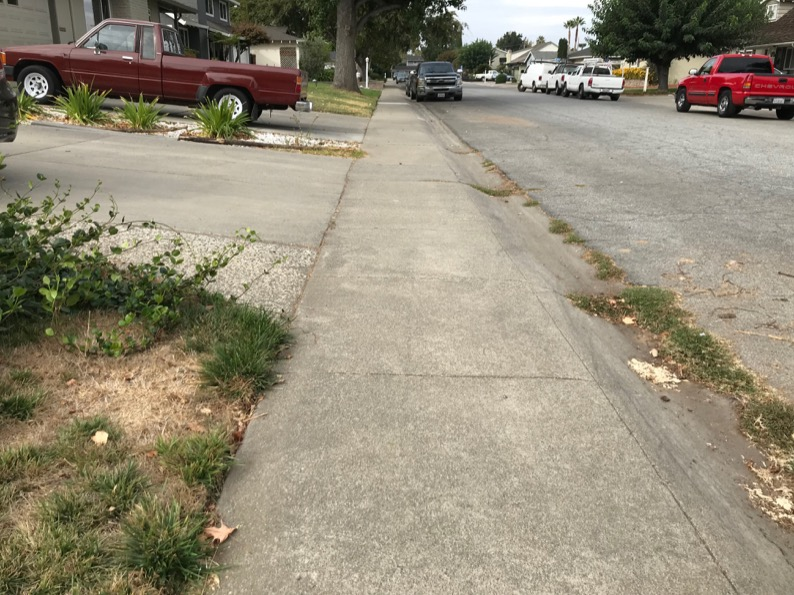
#> input picture python/Sidewalk/IMG_7551.JPG, 794 x 595 px; its folder holds only this picture in this run
$ python Scratch.py
#> lines starting #> are read from the running program, lines starting #| are printed output that depends on the picture; after the words box and inside, x2 and y2 are one past the last pixel; in counts of white or black regions, pixels touching at a corner belong together

# coding: utf-8

# In[1]:


import glob
import sys
from scipy import ndimage
from PIL import Image
import os, os.path
import numpy as np
import cv2
import math

import matplotlib.pyplot as plt


# In[2]:


# Import images
image_list = []
image_data = []
for filename in glob.glob('Sidewalk/*.JPG'):
    im=Image.open(filename)
#> im is the input picture: PIL image 794x595 RGB; mean R, G, B 147.7, 139.7, 120
    imcv=cv2.imread(filename)
    image_list.append(imcv)
    image_data.append(list(im.getdata()));


# In[3]:


# color regions
HSV_data = []
for image in image_list:
    HSV = cv2.cvtColor(image, cv2.COLOR_RGB2HSV)
    HSV_data.append(HSV)
#> this loop made 1 pass
#> after the loop, HSV_data = 1 item
#     HLS = cv2.cvtColor(image, cv2.COLOR_RGB2HLS)
#     GRAY = cv2.cvtColor(image, cv2.COLOR_BGR2GRAY)
#     cv2.imshow("Images", np.hstack([HSV, HLS]))
#     cv2.imshow("Original", image)
#     cv2.waitKey(0)


# HSV would be helpful for distinguishing between the road, sidewalk, and other areas, so we'll continue with that when it comes to making a mask.
#
# Let's continue by blurring the image to see if that helps define the lines between the road and sidewalk. Almost seems counterintuitive.

# In[4]:


median_data = []

for image in image_list:
    BLUR = cv2.GaussianBlur(image, (3, 3), 0)
    MEDIAN = cv2.medianBlur(image,5)
    MEDIAN = cv2.medianBlur(MEDIAN,5)
    median_data.append(MEDIAN)
#> this loop made 1 pass
#> pass 1, `MEDIAN = cv2.medianBlur(MEDIAN,5)`:
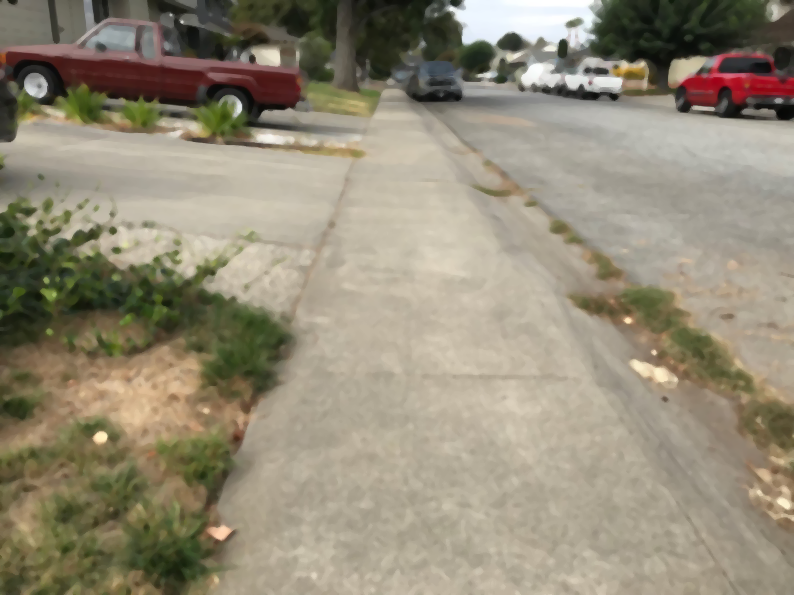
#> MEDIAN: shape (595, 794, 3); mean B, G, R 119.7, 139.4, 147.4
#> after the loop, median_data = 1 item
#     cv2.imshow("Blurred", BLUR)
#     cv2.imshow("Median", MEDIAN)
#     cv2.waitKey(0)


# Blurring the image seems to do the trick. It keeps the colors the same while reducing noise. This lets us eliminate the moss on the sidewalk and keeps the lines remain well defined.
#
# One possible problem would be a clean sidewalk with the sun directly overhead. This would result in the sidewalk lines dissapearing. The road-sidewalk distinction would remain the same.
#
# At this point we've got our data. Let's try gray scale on this to see what happens.

# In[5]:


# for image in median_data:
#     GRAY = cv2.cvtColor(image, cv2.COLOR_BGR2GRAY)
#     cv2.imshow("GRAY", GRAY)
#     cv2.waitKey(0)


# Not much unfortunately. At this point, let's try eliminating all non gray colors.
#
# First begin by defining the range of colors.

# In[6]:


# [6 lines left out: function select_sidewalk, not called in this run]

def select_sidewalk_dynamically(image):
    # Get ROI:
    height, width, channels = image.shape
    ROI = [height-100, height, round((width/2)-80), round((width/2)+80)]
    im1 = image[ROI[0]:ROI[1], ROI[2]:ROI[3]]
    # Determine color range
    lower = np.array([im1[:,:,0].min(), im1[:,:,1].min(), im1[:,:,2].min()])
    upper = np.array([im1[:,:,0].max(), im1[:,:,1].max(), im1[:,:,2].max()])
    # sidewalk color mask using HSV scale
    mask = cv2.inRange(image, lower, upper)
    mask2 = cv2.inRange(image, lower, upper)
    return cv2.bitwise_and(image, image, mask = mask)


# ... and test it out on a single image.

# In[7]:


# mask_test = select_sidewalk(HSV_data[0])
# cv2.imshow("MASK", mask_test)
# cv2.imshow("HSV", HSV_data[0])
# cv2.imshow("Original", image_list[0])
# cv2.waitKey(0)


# It appears to work! But there are some gaps where the sidewalk is dirty, or it's too far and increases in saturation (warmth at vanishing points something something).
#
# So let's go ahead and use the blurred image, change the color space, and apply the filter.

# In[8]:


masked_images = []

# [39 lines of commented-out code are left out]


for image in median_data:
    mask_test = select_sidewalk_dynamically(cv2.cvtColor(image, cv2.COLOR_RGB2HSV))
    masked_images.append(mask_test)
#> this loop made 1 pass
#> (height in select_sidewalk_dynamically, width in select_sidewalk_dynamically, channels in select_sidewalk_dynamically, ROI in select_sidewalk_dynamically, lower in select_sidewalk_dynamically, upper in select_sidewalk_dynamically) on pass 1: (595, 794, 3, [495, 595, 317, 477], [96, 34, 159], [103, 50, 206])
#> pass 1, in select_sidewalk_dynamically, `mask = cv2.inRange(image, lower, upper)`:
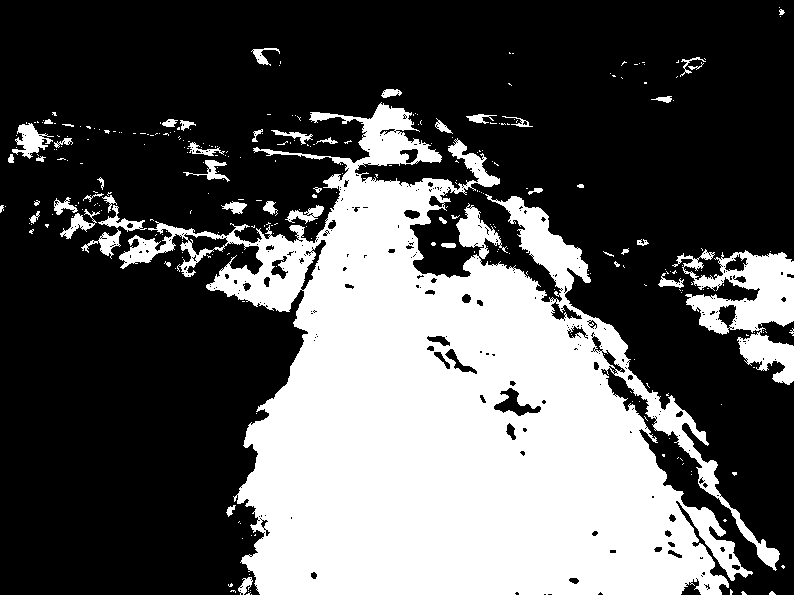
#> mask: shape (595, 794); 34.2% white; 302 white regions (254 under 20 px), largest, box (x1, y1, x2, y2) and area: (119, 102, 780, 595) 148104, (672, 249, 794, 385) 7241, (12, 123, 54, 159) 678
#> pass 1, `mask_test = select_sidewalk_dynamically(cv2.cvtColor(image, cv2.COLOR_..`:
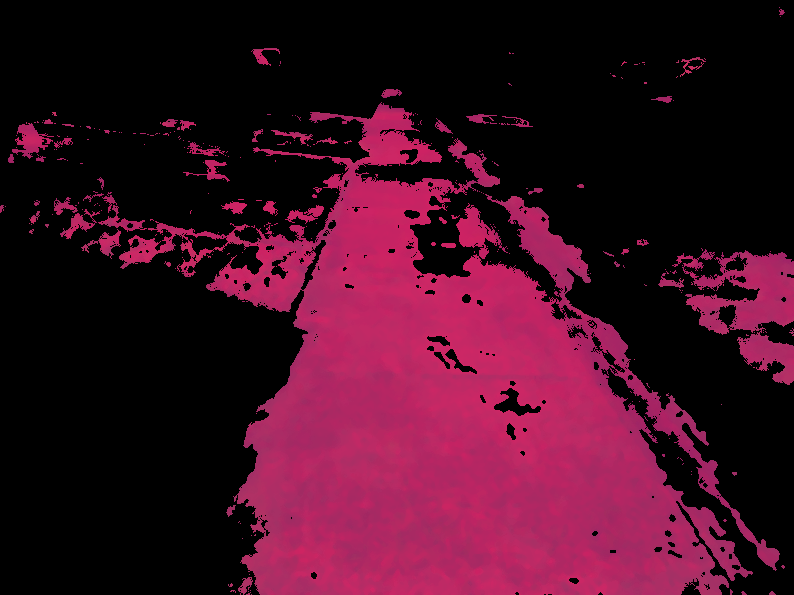
#> mask_test: shape (595, 794, 3); mean B, G, R 34.2, 13.6, 62.4
#> after the loop, masked_images = 1 item
#     cv2.imshow("MASK", mask_test)
#     cv2.imshow("Blurred", image)
#     cv2.waitKey(0)


# Definitely an improvement, but there are some issues...
#
# 1. If there's some debris in the ROI, it's anyones guess what's going to be selected.
#     1. Debris can be grass, leaves, anything.
# 2. If the ROI is not directly on the sidewalk something else is going to be selected.
#     1. An example of this would be a curve, or a tree planted on the sidewalk.
#     2. In such a scenario a larger color range is allowed.
#
# Solutions are needed for each issue.
#
# 1. Use statistics to eliminate the debris. A leaf or debris will show up as an outlier in the image dataset, and can be eliminated. Currently, only min/max is being used. That's a rudimentary algorithm at best.
# 2. Use legacy data, or train the robot to only search for specific colors.
#     1. We don't want to travel on dirt, so don't look for brown.
#     2. Same for grass.
#     3. Possibly make the algorithm more robust by allowing specific colors for initial detection, then extend once a possible path has been found.
#
# For now, let's try to apply edge detection.

# In[12]:


def color_fill(im_in):
    # Threshold.
    # Set values equal to or above 220 to 0.
    # Set values below 220 to 255.
    th, im_th = cv2.threshold(im_in, 0, 255, cv2.THRESH_BINARY);

    # Copy the thresholded image.
    im_floodfill = im_th.copy()

    # Mask used to flood filling.
    # Notice the size needs to be 2 pixels than the image.
    h, w = im_th.shape[:2]
    mask = np.zeros((h+2, w+2), np.uint8)

    # Floodfill from point (0, 0)
    cv2.floodFill(im_floodfill, mask, (0,0), 255);

    # Invert floodfilled image
    im_floodfill_inv = cv2.bitwise_not(im_floodfill)

    # Combine the two images to get the foreground.
    im_out = im_th | im_floodfill_inv
    return im_out


# In[13]:


kernel_size=5
for image in masked_images:
    image = cv2.medianBlur(image,5)
    binarized = color_fill(image)
    edges = cv2.Canny(image,50,150,apertureSize = 3)
    lines = cv2.HoughLinesP(edges,1,np.pi/180,75,150)

    # displays line segments
    a,b,c = lines.shape
    for i in range(a):
        cv2.line(binarized, (lines[i][0][0], lines[i][0][1]), (lines[i][0][2], lines[i][0][3]), (0, 0, 255), 3, cv2.LINE_AA)

    lines = cv2.HoughLines(edges,1,np.pi/180,75,150)
    a,b,c = lines.shape
    for i in range(a):
        rho = lines[i][0][0]
        theta = lines[i][0][1]
        a = math.cos(theta)
        b = math.sin(theta)
        x0, y0 = a*rho, b*rho
        pt1 = ( int(x0+1000*(-b)), int(y0+1000*(a)) )
        pt2 = ( int(x0-1000*(-b)), int(y0-1000*(a)) )
        cv2.line(image, pt1, pt2, (0, 0, 255), 2, cv2.LINE_AA)

    cv2.imshow("Original", image)
    cv2.imshow("Binarized", binarized)
    cv2.imshow("im1", edges)
#     cv2.imshow("im2", im2)
#     cv2.imshow("im3", im3)
    cv2.waitKey(0)
#> this loop made 1 pass
#> (h in color_fill, w in color_fill) on pass 1: (595, 794)
#> pass 1, in color_fill, `th, im_th = cv2.threshold(im_in, 0, 255, cv2.THRESH_BINARY);`:
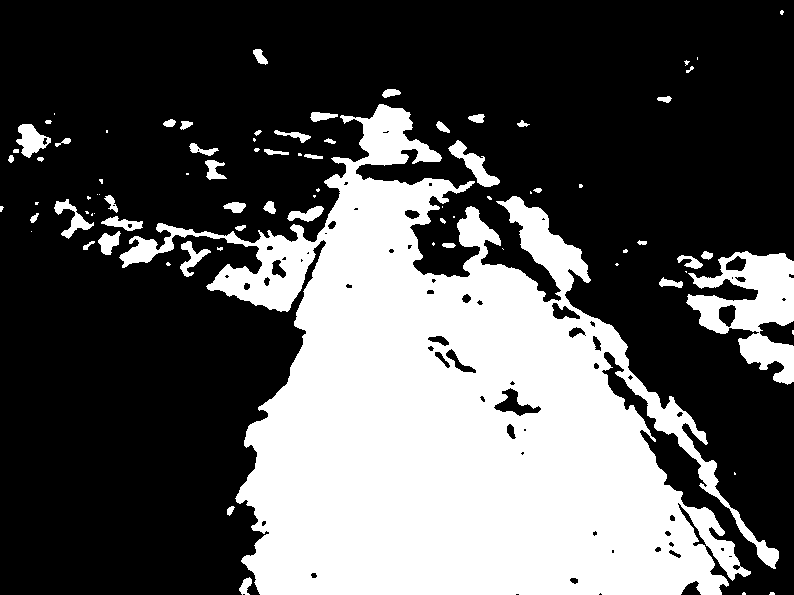
#> im_th: shape (595, 794, 3); 34.1% white; 83 white regions (37 under 20 px), largest, box (x1, y1, x2, y2) and area: (119, 104, 779, 595) 147175, (686, 251, 794, 385) 7024, (448, 140, 500, 187) 776
#> pass 1, in color_fill, `im_floodfill_inv = cv2.bitwise_not(im_floodfill)`:
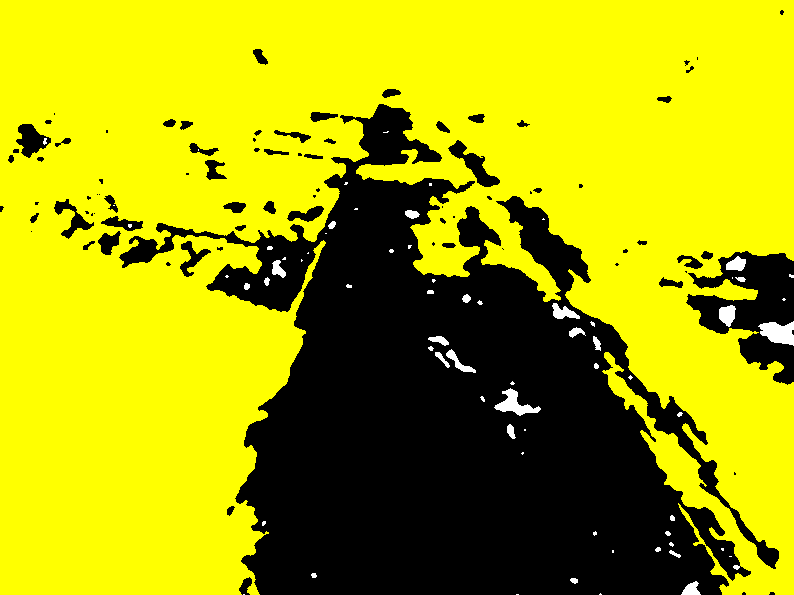
#> im_floodfill_inv: shape (595, 794, 3); mean of channels 0, 1, 2 2, 168.1, 168.1; drawn as B, G, R
#> pass 1, in color_fill, `im_out = im_th | im_floodfill_inv`:
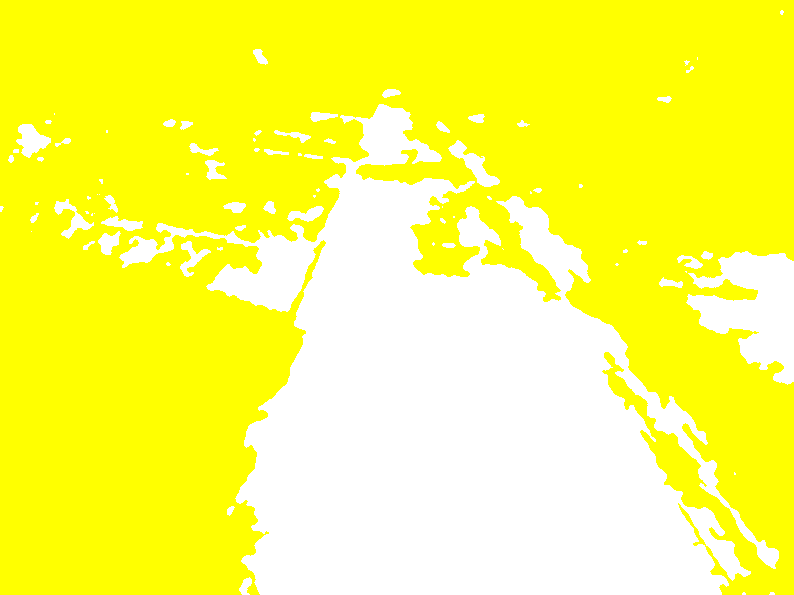
#> im_out: shape (595, 794, 3); mean of channels 0, 1, 2 88.9, 255, 255; drawn as B, G, R
#> after the loop:
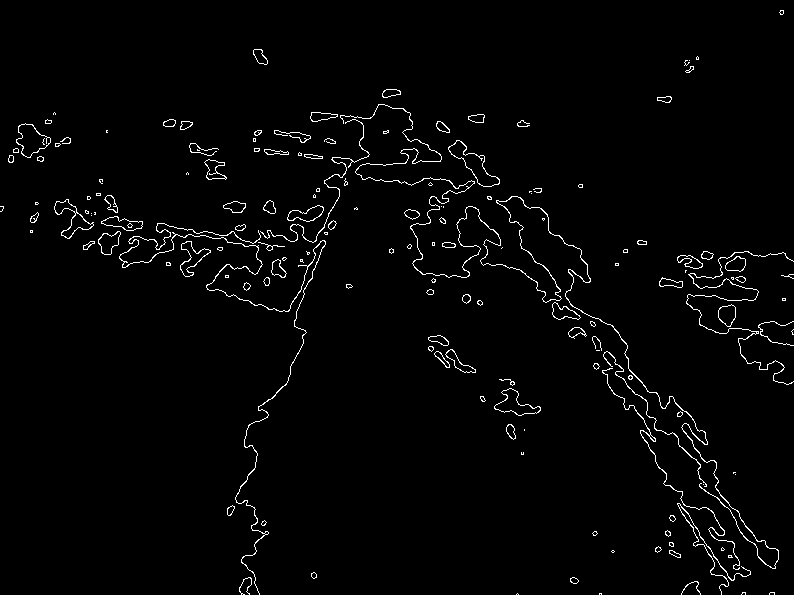
#> edges: shape (595, 794); 2% white in thin lines or dots

$ run again, on python/Sidewalk/IMG_7558.JPG
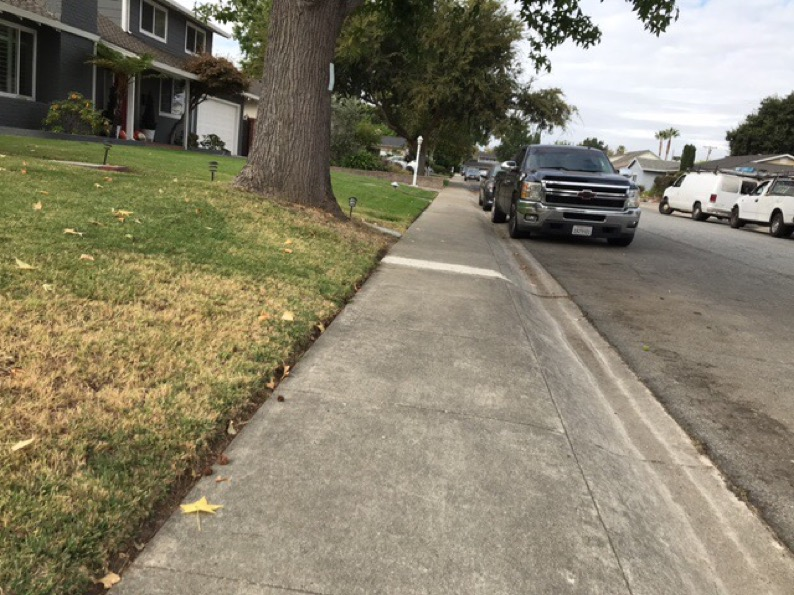
#> input picture python/Sidewalk/IMG_7558.JPG, 794 x 595 px
#> im is the input picture: PIL image 794x595 RGB; mean R, G, B 134.9, 128.4, 107.5
#> the loop `for image in image_list:` made 1 pass
#> after the loop `for image in image_list:`: HSV_data = 1 item
#> the loop `for image in median_data:` made 1 pass
#> (height in select_sidewalk_dynamically, width in select_sidewalk_dynamically, channels in select_sidewalk_dynamically, ROI in select_sidewalk_dynamically, lower in select_sidewalk_dynamically, upper in select_sidewalk_dynamically) on pass 1: (595, 794, 3, [495, 595, 317, 477], [96, 34, 132], [104, 50, 192])
#> the loop `for image in masked_images:` made 1 pass
#> (h in color_fill, w in color_fill) on pass 1: (595, 794)
#> pass 1, in color_fill, `im_out = im_th | im_floodfill_inv`:
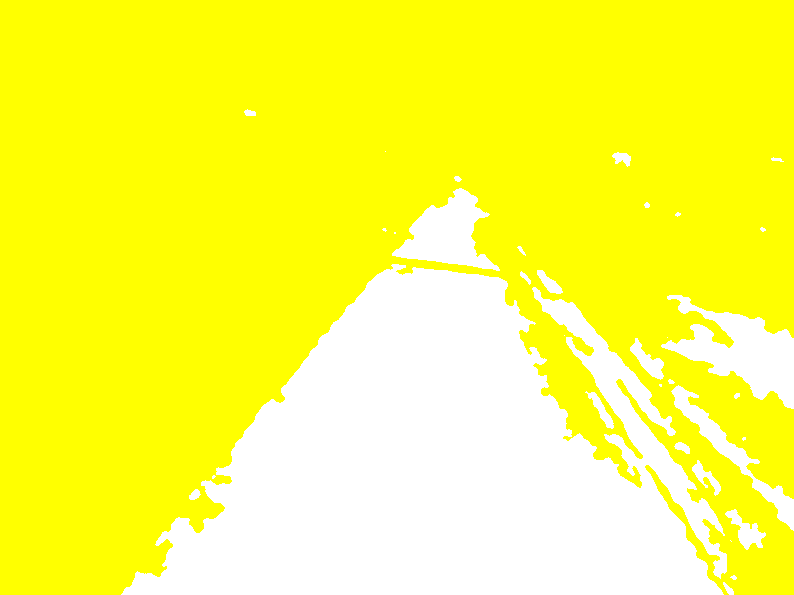
#> im_out: shape (595, 794, 3); mean of channels 0, 1, 2 74.2, 255, 255; drawn as B, G, R
#> after the loop `for image in masked_images:`:
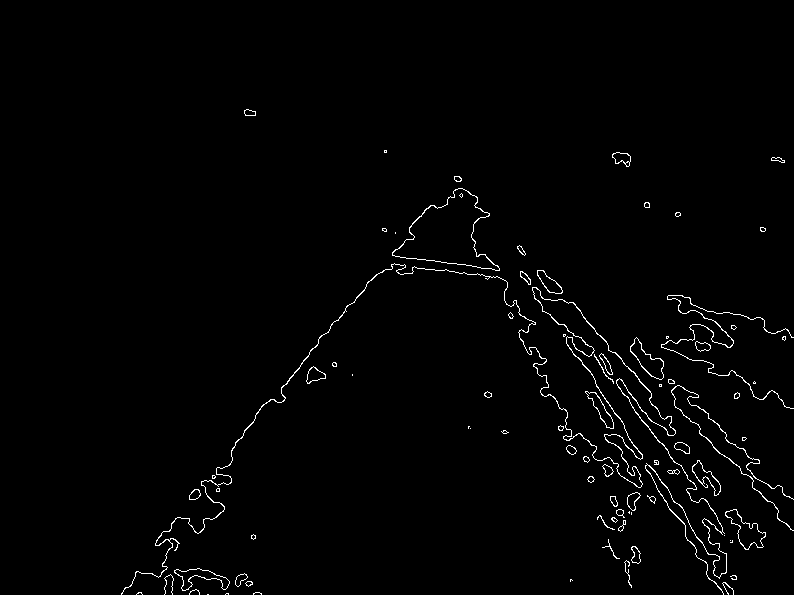
#> edges: shape (595, 794); 1.4% white in thin lines or dots, all inside (x1, y1, x2, y2) = (121, 109, 794, 595)

$ run again, on python/Sidewalk/IMG_7559.JPG
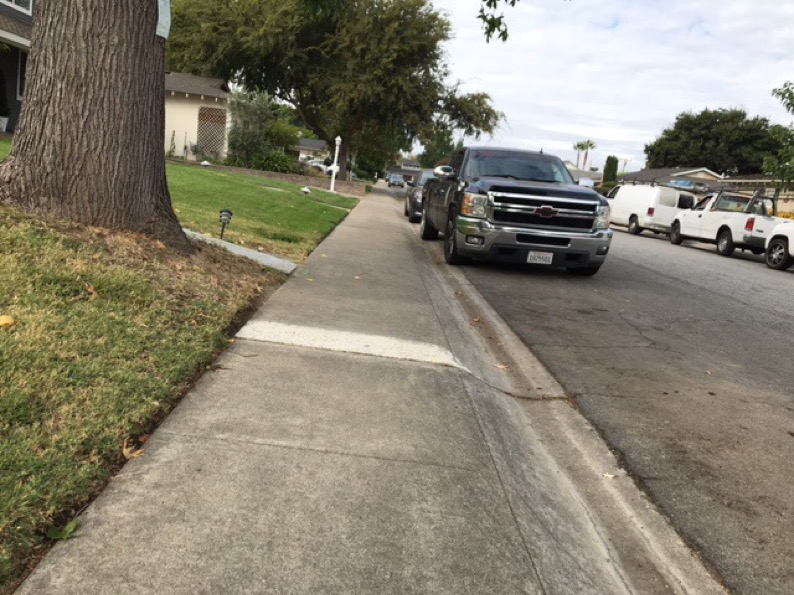
#> input picture python/Sidewalk/IMG_7559.JPG, 794 x 595 px
#> im is the input picture: PIL image 794x595 RGB; mean R, G, B 133.4, 127.6, 111.5
#> the loop `for image in image_list:` made 1 pass
#> after the loop `for image in image_list:`: HSV_data = 1 item
#> the loop `for image in median_data:` made 1 pass
#> (height in select_sidewalk_dynamically, width in select_sidewalk_dynamically, channels in select_sidewalk_dynamically, ROI in select_sidewalk_dynamically, lower in select_sidewalk_dynamically, upper in select_sidewalk_dynamically) on pass 1: (595, 794, 3, [495, 595, 317, 477], [96, 34, 116], [104, 53, 185])
#> the loop `for image in masked_images:` made 1 pass
#> (h in color_fill, w in color_fill) on pass 1: (595, 794)
#> pass 1, in color_fill, `im_out = im_th | im_floodfill_inv`:
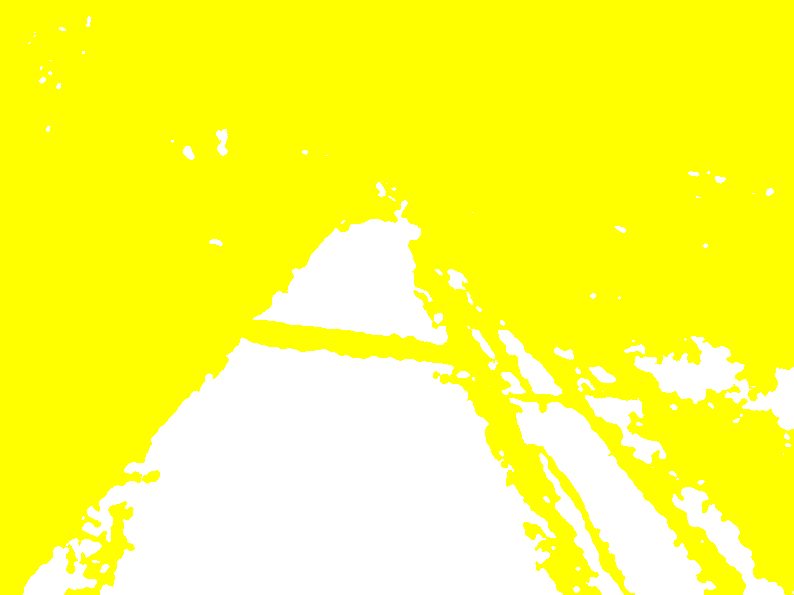
#> im_out: shape (595, 794, 3); mean of channels 0, 1, 2 71.9, 255, 255; drawn as B, G, R
#> after the loop `for image in masked_images:`:
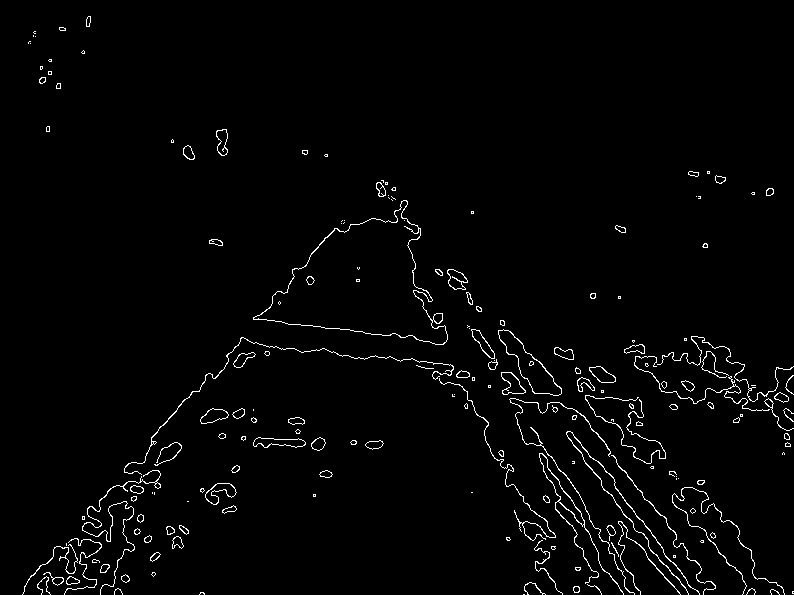
#> edges: shape (595, 794); 2% white in thin lines or dots
